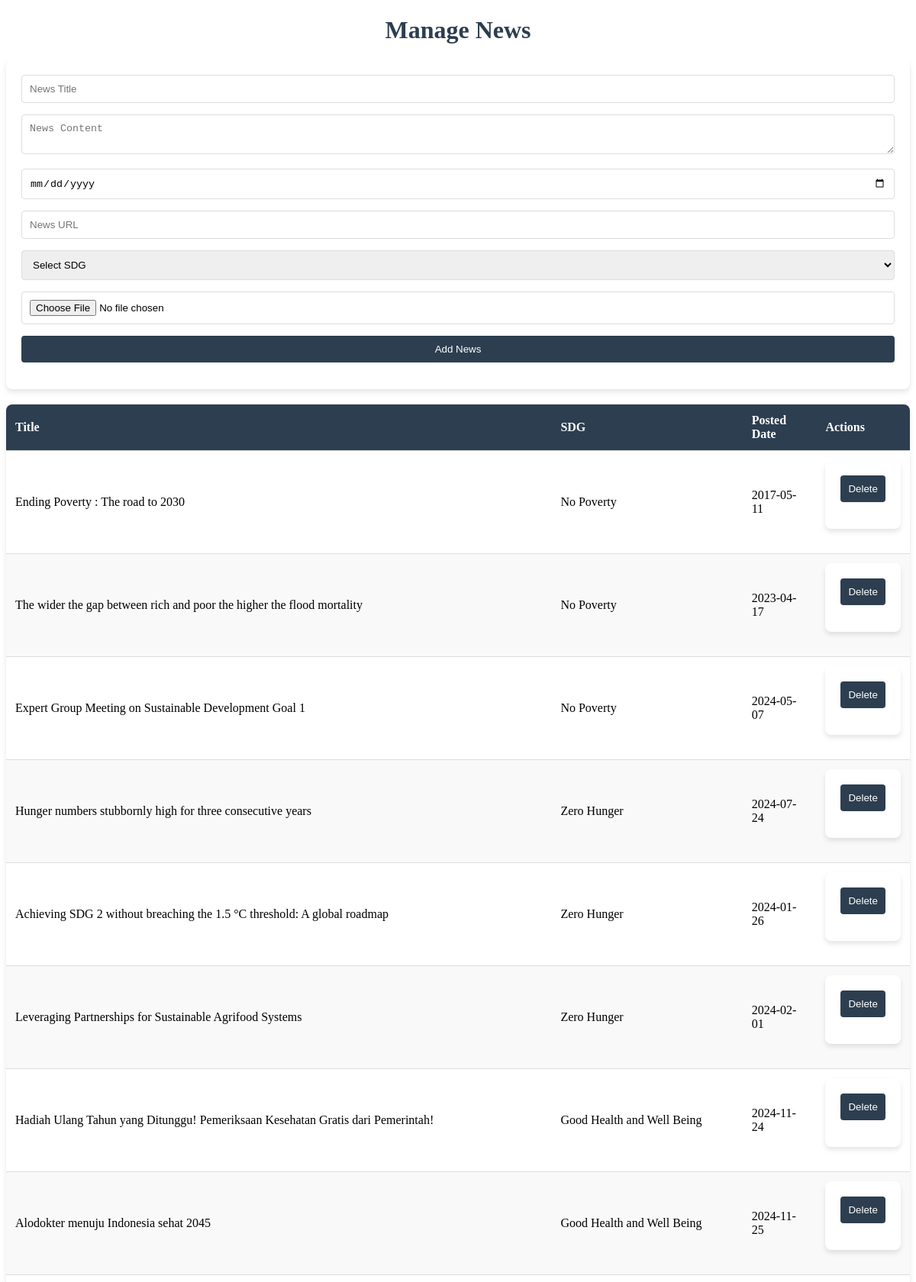
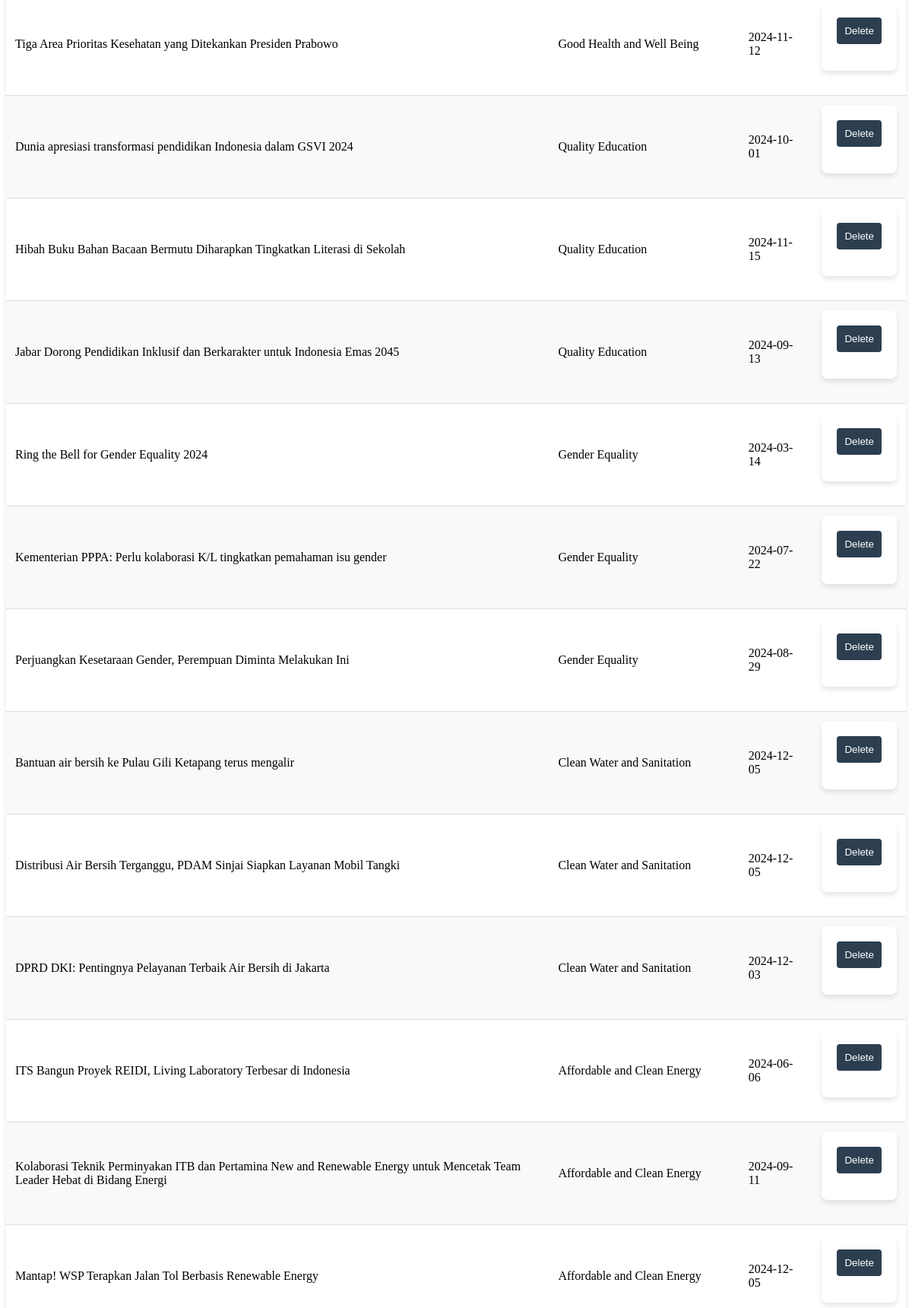
Screenshot of /manage_news.php (upper part) with the database file from the repository (2 pictures, top to bottom).
### tables this page shows
CREATE TABLE `news` (
  `id` int(11) NOT NULL,
  `title` varchar(255) NOT NULL,
  `image` varchar(255) DEFAULT NULL,
  `paragraph` text DEFAULT NULL,
  `posted_date` date NOT NULL,
  `url` varchar(255) DEFAULT NULL,
  `sdg_id` int(11) DEFAULT NULL
);

CREATE TABLE `sdg` (
  `id` int(11) NOT NULL,
  `name` varchar(255) NOT NULL,
  `image` varchar(255) DEFAULT NULL,
  `description` text DEFAULT NULL
);

### manage_news.php (the view, shortened to what this page needs)
<?php
include 'db_connection.php';
$news_query = "SELECT news.*, sdg.name as sdg_name FROM news LEFT JOIN sdg ON news.sdg_id = sdg.id";
$news = $conn->query($news_query);
?>
<!DOCTYPE html>
<html>
<head>
</head>
<body>
    <h1>Manage News</h1>
    <form method="post" enctype="multipart/form-data">
        <input type="text" name="title" placeholder="News Title" required>
        <textarea name="paragraph" placeholder="News Content" required></textarea>
        <input type="date" name="posted_date" required>
        <input type="url" name="url" placeholder="News URL">
        <select name="sdg_id" required>
            <option value="">Select SDG</option>
        </select>
        <input type="file" name="image" accept="image/*">
        <button type="submit" name="add_news">Add News</button>
    </form>
    <table>
        <thead>
            <tr>
                <th>Title</th>
                <th>SDG</th>
                <th>Posted Date</th>
                <th>Actions</th>
            </tr>
        </thead>
        <tbody>
            <?php while($item = $news->fetch_assoc()): ?>
            <tr>
                <td><?php echo htmlspecialchars($item['title']); ?></td>
                <td><?php echo htmlspecialchars($item['sdg_name'] ?? 'N/A'); ?></td>
                <td><?php echo htmlspecialchars($item['posted_date']); ?></td>
                <td>
                    <form method="POST">
                        <button type="submit" name="delete_news" onclick="return confirm('Are you sure you want to delete this news?')">Delete</button>
                    </form>
                </td>
            </tr>
            <?php endwhile; ?>
        </tbody>
    </table>
</body>
</html>

### manage_news.php (style rules this page uses)
h1 { color: #2c3e50; text-align: center; margin-bottom: 20px; }
form { background: white; padding: 20px; border-radius: 8px; box-shadow: 0 4px 6px rgba(0, 0, 0, 0.1); margin-bottom: 20px; }
form input, form select, form textarea, form button { width: 100%; margin-bottom: 15px; padding: 10px; border: 1px solid #ddd; border-radius: 4px; box-sizing: border-box; }
form button { background-color: #2c3e50; color: white; border: none; cursor: pointer; }
table { width: 100%; border-collapse: collapse; margin-bottom: 20px; background: white; border-radius: 8px; overflow: hidden; box-shadow: 0 4px 6px rgba(0, 0, 0, 0.1); }
table th, table td { padding: 12px; text-align: left; border-bottom: 1px solid #ddd; }
table th { background-color: #2c3e50; color: white; }
table tr:nth-child(even) { background-color: #f9f9f9; }

### rows the page displays
news: title "Ending Poverty : The road to 2030", sdg.name "No Poverty", posted_date "2017-05-11"
news: title "The wider the gap between rich and poor the higher the flood mortality", sdg.name "No Poverty", posted_date "2023-04-17"
news: title "Expert Group Meeting on Sustainable Development Goal 1", sdg.name "No Poverty", posted_date "2024-05-07"
news: title "Hunger numbers stubbornly high for three consecutive years", sdg.name "Zero Hunger", posted_date "2024-07-24"
news: title "Achieving SDG 2 without breaching the 1.5 °C threshold: A global roadmap", sdg.name "Zero Hunger", posted_date "2024-01-26"
news: title "Leveraging Partnerships for Sustainable Agrifood Systems", sdg.name "Zero Hunger", posted_date "2024-02-01"
news: title "Hadiah Ulang Tahun yang Ditunggu! Pemeriksaan Kesehatan Gratis dari Pemerintah!", sdg.name "Good Health and Well Being", posted_date "2024-11-24"
news: title "Alodokter menuju Indonesia sehat 2045", sdg.name "Good Health and Well Being", posted_date "2024-11-25"
news: title "Tiga Area Prioritas Kesehatan yang Ditekankan Presiden Prabowo", sdg.name "Good Health and Well Being", posted_date "2024-11-12"
news: title "Dunia apresiasi transformasi pendidikan Indonesia dalam GSVI 2024", sdg.name "Quality Education", posted_date "2024-10-01"
news: title "Hibah Buku Bahan Bacaan Bermutu Diharapkan Tingkatkan Literasi di Sekolah", sdg.name "Quality Education", posted_date "2024-11-15"
news: title "Jabar Dorong Pendidikan Inklusif dan Berkarakter untuk Indonesia Emas 2045", sdg.name "Quality Education", posted_date "2024-09-13"
news: title "Ring the Bell for Gender Equality 2024", sdg.name "Gender Equality", posted_date "2024-03-14"
news: title "Kementerian PPPA: Perlu kolaborasi K/L tingkatkan pemahaman isu gender", sdg.name "Gender Equality", posted_date "2024-07-22"
news: title "Perjuangkan Kesetaraan Gender, Perempuan Diminta Melakukan Ini", sdg.name "Gender Equality", posted_date "2024-08-29"
news: title "Bantuan air bersih ke Pulau Gili Ketapang terus mengalir", sdg.name "Clean Water and Sanitation", posted_date "2024-12-05"
news: title "Distribusi Air Bersih Terganggu, PDAM Sinjai Siapkan Layanan Mobil Tangki", sdg.name "Clean Water and Sanitation", posted_date "2024-12-05"
news: title "DPRD DKI: Pentingnya Pelayanan Terbaik Air Bersih di Jakarta", sdg.name "Clean Water and Sanitation", posted_date "2024-12-03"
news: title "ITS Bangun Proyek REIDI, Living Laboratory Terbesar di Indonesia", sdg.name "Affordable and Clean Energy", posted_date "2024-06-06"
news: title "Kolaborasi Teknik Perminyakan ITB dan Pertamina New and Renewable Energy untuk Mencetak Team Leader Hebat di Bidang Energi", sdg.name "Affordable and Clean Energy", posted_date "2024-09-11"
news: title "Mantap! WSP Terapkan Jalan Tol Berbasis Renewable Energy", sdg.name "Affordable and Clean Energy", posted_date "2024-12-05"
